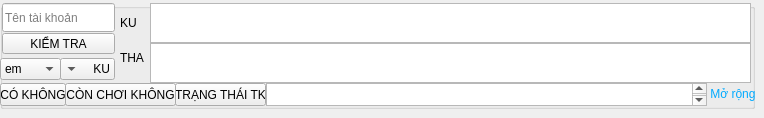
            <widget class="QWidget" name="page_2">
             <widget class="QGroupBox" name="groupBox_4">
              <property name="geometry">
               <rect>
                <x>0</x>
                <y>3</y>
                <width>755</width>
                <height>106</height>
               </rect>
              </property>
              <property name="title">
               <string/>
              </property>
              <widget class="QLabel" name="label_13">
               <property name="geometry">
                <rect>
                 <x>120</x>
                 <y>10</y>
                 <width>21</width>
                 <height>20</height>
                </rect>
               </property>
               <property name="text">
                <string>KU</string>
               </property>
              </widget>
              <widget class="QLabel" name="label_14">
               <property name="geometry">
                <rect>
                 <x>120</x>
                 <y>45</y>
                 <width>26</width>
                 <height>20</height>
                </rect>
               </property>
               <property name="text">
                <string>THA</string>
               </property>
              </widget>
              <widget class="QLineEdit" name="tentaikhoan_t2_le">
               <property name="geometry">
                <rect>
                 <x>2</x>
                 <y>0</y>
                 <width>113</width>
                 <height>29</height>
                </rect>
               </property>
               <property name="contextMenuPolicy">
                <enum>Qt::PreventContextMenu</enum>
               </property>
               <property name="text">
                <string/>
               </property>
               <property name="placeholderText">
                <string>Tên tài khoản</string>
               </property>
              </widget>
              <widget class="QPushButton" name="cokhong_t2_btn">
               <property name="geometry">
                <rect>
                 <x>0</x>
                 <y>80</y>
                 <width>66</width>
                 <height>23</height>
                </rect>
               </property>
               <property name="text">
                <string>CÓ KHÔNG</string>
               </property>
              </widget>
              <widget class="QPushButton" name="conchoikhong_t2_btn">
               <property name="geometry">
                <rect>
                 <x>65</x>
                 <y>80</y>
                 <width>111</width>
                 <height>23</height>
                </rect>
               </property>
               <property name="text">
                <string>CÒN CHƠI KHÔNG</string>
               </property>
              </widget>
              <widget class="QPushButton" name="trangthai_t2_btn">
               <property name="geometry">
                <rect>
                 <x>175</x>
                 <y>80</y>
                 <width>91</width>
                 <height>23</height>
                </rect>
               </property>
               <property name="text">
                <string>TRẠNG THÁI TK</string>
               </property>
              </widget>
              <widget class="QTextBrowser" name="noidungcopy_t2_tb">
               <property name="geometry">
                <rect>
                 <x>266</x>
                 <y>80</y>
                 <width>441</width>
                 <height>23</height>
                </rect>
               </property>
              </widget>
              <widget class="QComboBox" name="daily_t2_btn">
               <property name="geometry">
                <rect>
                 <x>60</x>
                 <y>55</y>
                 <width>55</width>
                 <height>22</height>
                </rect>
               </property>
               <property name="toolTip">
                <string extracomment="1"/>
               </property>
               <property name="layoutDirection">
                <enum>Qt::RightToLeft</enum>
               </property>
               <property name="sizeAdjustPolicy">
                <enum>QComboBox::AdjustToMinimumContentsLength</enum>
               </property>
               <item>
                <property name="text">
                 <string>KU</string>
                </property>
               </item>
               <item>
                <property name="text">
                 <string>THA</string>
                </property>
               </item>
               <item>
                <property name="text">
                 <string>KU+THA</string>
                </property>
               </item>
               <item>
                <property name="text">
                 <string>DV38</string>
                </property>
               </item>
               <item>
                <property name="text">
                 <string>DV39</string>
                </property>
               </item>
               <item>
                <property name="text">
                 <string>DV31</string>
                </property>
               </item>
               <item>
                <property name="text">
                 <string>DV32</string>
                </property>
               </item>
               <item>
                <property name="text">
                 <string>DV35</string>
                </property>
               </item>
              </widget>
              <widget class="QComboBox" name="xungho_t2_btn">
               <property name="geometry">
                <rect>
                 <x>0</x>
                 <y>55</y>
                 <width>61</width>
                 <height>22</height>
                </rect>
               </property>
               <item>
                <property name="text">
                 <string>em</string>
                </property>
               </item>
               <item>
                <property name="text">
                 <string>mình</string>
                </property>
               </item>
              </widget>
              <widget class="QPushButton" name="kiemtra_t2_btn">
               <property name="geometry">
                <rect>
                 <x>2</x>
                 <y>30</y>
                 <width>113</width>
                 <height>21</height>
                </rect>
               </property>
               <property name="styleSheet">
                <string notr="true"/>
               </property>
               <property name="text">
                <string>KIỂM TRA</string>
               </property>
               <property name="shortcut">
                <string>Return</string>
               </property>
              </widget>
              <widget class="QPushButton" name="morong_btn">
               <property name="geometry">
                <rect>
                 <x>710</x>
                 <y>80</y>
                 <width>46</width>
                 <height>21</height>
                </rect>
               </property>
               <property name="styleSheet">
                <string notr="true">border:none;
color : rgb(0, 170, 255);
background:transparent;</string>
               </property>
               <property name="text">
                <string>Mở rộng</string>
               </property>
              </widget>
              <widget class="QPlainTextEdit" name="plainTextEdit_t2_tha">
               <property name="geometry">
                <rect>
                 <x>150</x>
                 <y>40</y>
                 <width>601</width>
                 <height>40</height>
                </rect>
               </property>
               <property name="minimumSize">
                <size>
                 <width>0</width>
                 <height>40</height>
                </size>
               </property>
              </widget>
              <widget class="QPlainTextEdit" name="plainTextEdit_t2_ku">
               <property name="geometry">
                <rect>
                 <x>150</x>
                 <y>0</y>
                 <width>601</width>
                 <height>40</height>
                </rect>
               </property>
               <property name="minimumSize">
                <size>
                 <width>0</width>
                 <height>40</height>
                </size>
               </property>
               <property name="styleSheet">
                <string notr="true"/>
               </property>
              </widget>
             </widget>
            </widget>
